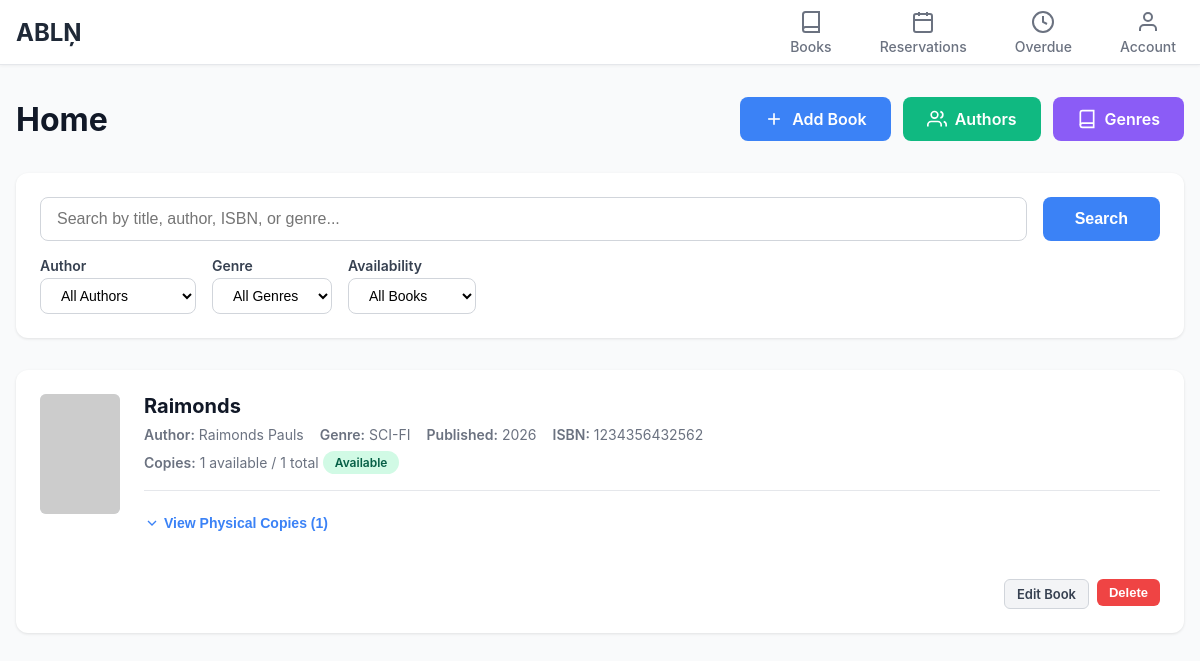
The app's page / (signed in) with its own data.
### Books/models.py (models this page shows)
class Book(models.Model):
    BookID = models.AutoField(primary_key=True)
    ISBN = models.CharField(max_length=13, unique=True)
    Author = models.ForeignKey(Author, on_delete=models.CASCADE, db_column='AuthorID')
    Genre = models.ForeignKey(Genre, on_delete=models.PROTECT, db_column='GenreID')
    Title = models.CharField(max_length=255)
    PublicationDate = models.DateField(null=True, blank=True)
    CoverImageURL = models.URLField(max_length=500, null=True, blank=True)

class Author(models.Model):
    AuthorID = models.AutoField(primary_key=True)
    FirstName = models.CharField(max_length=100)
    LastName = models.CharField(max_length=100)

class Genre(models.Model):
    GenreID = models.AutoField(primary_key=True)
    Name = models.CharField(max_length=100, unique=True)

### Books/views.py (the view, shortened to what this page needs)
# urls.py: 2. Add a URL to urlpatterns:  path('', views.home, name='home')
@login_required
def home(request):
    user_id = request.session.get('user_id')
    from Account.models import Account
    try:
        account = Account.objects.get(UserID=user_id)
        is_admin = account.Role.RoleID == 2 if account.Role else False
    except Account.DoesNotExist:
        request.session.flush()
        return redirect('login')
    search_query = request.GET.get('search', '').strip()
    genre_filter = request.GET.get('genre', '')
    author_filter = request.GET.get('author', '')
    availability_filter = request.GET.get('availability', '')
    books = Book.objects.select_related('Author', 'Genre').annotate(
        total_copies=Count('bookcopy'),
        available_copies=Count(
            Case(
                When(bookcopy__Status='Available', then=1),
                output_field=IntegerField()
            )
        )
    )
    if author_filter:
        books = books.filter(Author__AuthorID=author_filter)
    if genre_filter:
        books = books.filter(Genre__GenreID=genre_filter)
    if availability_filter == 'available':
        books = books.filter(available_copies__gt=0)
    elif availability_filter == 'unavailable':
        books = books.filter(available_copies=0)
    all_authors = Author.objects.all().order_by('LastName', 'FirstName')
    genres = Genre.objects.all().order_by('Name')
    user_reservations = []
    user_reservation_data = {}
    context = {
        'books': books,
        'all_authors': all_authors,
        'genres': genres,
        'is_admin': is_admin,
        'search_query': search_query,
        'author_filter': author_filter,
        'genre_filter': genre_filter,
        'availability_filter': availability_filter,
        'user_reservations': user_reservations,
        'user_reservation_data': user_reservation_data,
    }
    return render(request, 'home.html', context)

### Account/context_processors.py (called while the page is built)
def user_context(request):
    context = {
        'is_admin': False,
    }
    user_id = request.session.get('user_id')
    if user_id:
        try:
            account = Account.objects.get(UserID=user_id)
            context['is_admin'] = account.Role.RoleID == 2 if account.Role else False
        except Account.DoesNotExist:
            pass
    return context

### Books/templates/home.html (shortened to what this page needs)
{% load static %}
{% load compress %}
<!DOCTYPE html>
<html lang="en">
<head>
    {% compress css %}
    <link rel="stylesheet" href="{% static 'Books/css/home.css' %}">
    {% endcompress %}
</head>
<body>
    {% include 'navbar.html' %}
    <div class="container">
        <div class="page-header">
            <h1 class="page-title">Home</h1>
            {% if is_admin %}
            <div class="header-actions">
                <a href="{% url 'add_book' %}" class="add-book-btn">
                    <svg width="20" height="20" viewBox="0 0 24 24" fill="none" stroke="currentColor" stroke-width="2">
                        <line x1="12" y1="5" x2="12" y2="19"></line>
                        <line x1="5" y1="12" x2="19" y2="12"></line>
                    </svg>
                    Add Book
                </a>
                <a href="{% url 'manage_authors' %}" class="manage-btn">
                    <svg width="20" height="20" viewBox="0 0 24 24" fill="none" stroke="currentColor" stroke-width="2">
                        <path d="M17 21v-2a4 4 0 0 0-4-4H5a4 4 0 0 0-4 4v2"></path>
                        <circle cx="9" cy="7" r="4"></circle>
                        <path d="M23 21v-2a4 4 0 0 0-3-3.87"></path>
                        <path d="M16 3.13a4 4 0 0 1 0 7.75"></path>
                    </svg>
                    Authors
                </a>
                <a href="{% url 'manage_genres' %}" class="manage-btn secondary">
                    <svg width="20" height="20" viewBox="0 0 24 24" fill="none" stroke="currentColor" stroke-width="2">
                        <path d="M4 19.5A2.5 2.5 0 0 1 6.5 17H20"></path>
                        <path d="M6.5 2H20v20H6.5A2.5 2.5 0 0 1 4 19.5v-15A2.5 2.5 0 0 1 6.5 2z"></path>
                    </svg>
                    Genres
                </a>
            </div>
            {% endif %}
        </div>
        <div class="search-filters">
            <form method="GET" action="{% url 'home' %}">
                <div class="search-bar">
                    <input
                        type="text"
                        name="search"
                        class="search-input"
                        placeholder="Search by title, author, ISBN, or genre..."
                        value="{{ search_query }}"
                    >
                    <button type="submit" class="search-btn">Search</button>
                </div>
                <div class="filters">
                    <div class="filter-group">
                        <label class="filter-label">Author</label>
                        <select name="author" class="filter-select" onchange="this.form.submit()">
                            <option value="">All Authors</option>
                        </select>
                    </div>
                    <div class="filter-group">
                        <label class="filter-label">Genre</label>
                        <select name="genre" class="filter-select" onchange="this.form.submit()">
                            <option value="">All Genres</option>
                        </select>
                    </div>
                    <div class="filter-group">
                        <label class="filter-label">Availability</label>
                        <select name="availability" class="filter-select" onchange="this.form.submit()">
                            <option value="">All Books</option>
                        </select>
                    </div>
                </div>
            </form>
        </div>
        <div class="books-list">
            {% if books %}
                {% for book in books %}
                <div class="book-item">
                    <div class="book-main">
                        <img
                            src="{{ book.CoverImageURL|default:'https://via.placeholder.com/80x120?text=No+Cover' }}"
                            alt="{{ book.Title }}"
                            class="book-cover"
                            fetchpriority="high"
                            onerror="this.src='https://via.placeholder.com/80x120?text=No+Cover'"
                        >
                        <div class="book-info">
                            <h2 class="book-title">{{ book.Title }}</h2>
                            <div class="book-meta">
                                <div class="book-meta-item">
                                    <span class="book-meta-label">Author:</span>
                                    <span>{{ book.Author.FirstName }} {{ book.Author.LastName }}</span>
                                </div>
                                <div class="book-meta-item">
                                    <span class="book-meta-label">Genre:</span>
                                    <span>{{ book.Genre.Name }}</span>
                                </div>
                                {% if book.PublicationDate %}
                                <div class="book-meta-item">
                                    <span class="book-meta-label">Published:</span>
                                    <span>{{ book.PublicationDate|date:"Y" }}</span>
                                </div>
                                {% endif %}
                                <div class="book-meta-item">
                                    <span class="book-meta-label">ISBN:</span>
                                    <span>{{ book.ISBN }}</span>
                                </div>
                            </div>
                            <div class="book-meta-item">
                                <span class="book-meta-label">Copies:</span>
                                <span>{{ book.available_copies }} available / {{ book.total_copies }} total</span>
                                {% if book.available_copies > 0 %}
                                    <span class="availability-badge available">Available</span>
                                {% elif book.available_copies == 0 and book.total_copies > 0 %}
                                    <span class="availability-badge unavailable">All Rented</span>
                                {% else %}
                                    <span class="availability-badge unavailable">No Copies</span>
                                {% endif %}
                            </div>
                            {% if is_admin %}
                            <div class="copies-section">
                                <button
                                    class="copies-toggle"
                                    onclick="toggleCopies('copies-{{ book.BookID }}')"
                                    type="button"
                                >
                                    <svg width="16" height="16" viewBox="0 0 24 24" fill="none" stroke="currentColor" stroke-width="2">
                                        <polyline points="6 9 12 15 18 9"></polyline>
                                    </svg>
                                    View Physical Copies ({{ book.total_copies }})
                                </button>
                            </div>
                            {% endif %}
                        </div>
                        <div class="book-actions">
                            {% if not is_admin %}
                                {% if book.BookID in user_reservations %}
                                    <a href="{% url 'reservations' %}" class="btn btn-primary">View Details</a>
                                {% else %}
                                    {% if book.available_copies > 0 %}
                                        <form method="POST" action="{% url 'reserve_book' book.BookID %}">
                                            {% csrf_token %}
                                            <button type="submit" class="btn btn-primary">Reserve</button>
                                        </form>
                                    {% else %}
                                        <button class="btn btn-secondary" disabled>Unavailable</button>
                                    {% endif %}
                                {% endif %}
                            {% else %}
                                <div class="admin-controls">
                                    <a href="{% url 'edit_book' book.BookID %}" class="btn btn-secondary btn-small">Edit Book</a>
                                    <form method="POST" action="{% url 'delete_book' book.BookID %}" onsubmit="return confirm('Are you sure you want to delete this book and all its copies?');">
                                        <button type="submit" class="btn btn-danger btn-small">Delete</button>
                                    </form>
                                </div>
                            {% endif %}
                        </div>
                    </div>
                </div>
                {% endfor %}
            {% else %}
                <div class="no-results">
                    <p>No books found matching your search criteria.</p>
                </div>
            {% endif %}
        </div>
    </div>
</body>
</html>

### Books/static/Books/css/home.css (style rules this page uses)
* { margin: 0; padding: 0; box-sizing: border-box; }
body { font-family: -apple-system, BlinkMacSystemFont, 'Segoe UI', Roboto, Oxygen, Ubuntu, Cantarell, sans-serif; background-color: #f9fafb; color: #1f2937; }
.container { max-width: 1400px; margin: 0 auto; padding: 2rem 1rem; }
.page-header { display: flex; justify-content: space-between; align-items: center; margin-bottom: 2rem; gap: 1rem; min-width: 0; }
.page-title { font-size: 2rem; font-weight: 700; color: #111827; flex: 1; min-width: 0; }
.header-actions { display: flex; gap: 0.75rem; flex-wrap: wrap; flex-shrink: 0; }
.add-book-btn { background-color: #3b82f6; color: white; padding: 0.75rem 1.5rem; border-radius: 8px; text-decoration: none; font-weight: 600; transition: background-color 0.2s; display: inline-flex; align-items: center; gap: 0.5rem; }
.manage-btn { background-color: #10b981; color: white; padding: 0.75rem 1.5rem; border-radius: 8px; text-decoration: none; font-weight: 600; transition: background-color 0.2s; display: inline-flex; align-items: center; gap: 0.5rem; }
.manage-btn.secondary { background-color: #8b5cf6; }
.search-filters { background-color: white; padding: 1.5rem; border-radius: 12px; box-shadow: 0 1px 3px rgba(0, 0, 0, 0.1); margin-bottom: 2rem; }
.search-bar { display: flex; gap: 1rem; margin-bottom: 1rem; }
.search-input { flex: 1; padding: 0.75rem 1rem; border: 1px solid #d1d5db; border-radius: 8px; font-size: 1rem; }
.search-btn { background-color: #3b82f6; color: white; padding: 0.75rem 2rem; border: none; border-radius: 8px; font-size: 1rem; font-weight: 600; cursor: pointer; transition: background-color 0.2s; }
.filters { display: flex; gap: 1rem; flex-wrap: wrap; }
.filter-group { display: flex; flex-direction: column; gap: 0.25rem; }
.filter-label { font-size: 0.875rem; font-weight: 600; color: #374151; }
.filter-select { padding: 0.5rem 1rem; border: 1px solid #d1d5db; border-radius: 8px; font-size: 0.875rem; background-color: white; cursor: pointer; }
.books-list { background-color: white; border-radius: 12px; box-shadow: 0 1px 3px rgba(0, 0, 0, 0.1); overflow: hidden; }
.book-item { border-bottom: 1px solid #e5e7eb; padding: 1.5rem; transition: background-color 0.2s; }
.book-item:last-child { border-bottom: none; }
.book-main { display: grid; grid-template-columns: 80px 1fr; gap: 1.5rem; align-items: start; }
.book-cover { width: 80px; height: 120px; object-fit: cover; border-radius: 6px; background-color: #e5e7eb; }
.book-info { flex: 1; }
.book-title { font-size: 1.25rem; font-weight: 700; color: #111827; margin-bottom: 0.5rem; }
.book-meta { display: flex; flex-wrap: wrap; gap: 1rem; margin-bottom: 0.5rem; }
.book-meta-item { display: flex; align-items: center; gap: 0.25rem; font-size: 0.875rem; color: #6b7280; }
.book-meta-label { font-weight: 600; }
.availability-badge { display: inline-block; padding: 0.25rem 0.75rem; border-radius: 12px; font-size: 0.75rem; font-weight: 600; }
.availability-badge.available { background-color: #d1fae5; color: #065f46; }
.book-actions { display: flex; flex-direction: column; gap: 0.5rem; align-items: flex-end; grid-column: 1 / -1; margin-top: 0.5rem; }
.btn { padding: 0.5rem 1rem; border-radius: 6px; text-decoration: none; font-size: 0.875rem; font-weight: 600; transition: all 0.2s; border: none; cursor: pointer; display: inline-block; text-align: center; }
.btn-secondary { background-color: #f3f4f6; color: #374151; border: 1px solid #d1d5db; }
.btn-danger { background-color: #ef4444; color: white; }
.btn-small { padding: 0.375rem 0.75rem; font-size: 0.8125rem; }
.admin-controls { display: flex; gap: 0.5rem; margin-top: 0.5rem; flex-wrap: wrap; }
.copies-section { margin-top: 1rem; padding-top: 1rem; border-top: 1px solid #e5e7eb; }
.copies-toggle { background-color: transparent; color: #3b82f6; border: none; padding: 0.5rem 0; font-size: 0.875rem; font-weight: 600; cursor: pointer; display: flex; align-items: center; gap: 0.25rem; }

### records on screen
Book: Title "Raimonds", Author.FirstName "Raimonds", Author.LastName "Pauls", Genre.Name "SCI-FI", PublicationDate "2026", ISBN "1234356432562", available_copies "1", total_copies "1", shows "Available"
